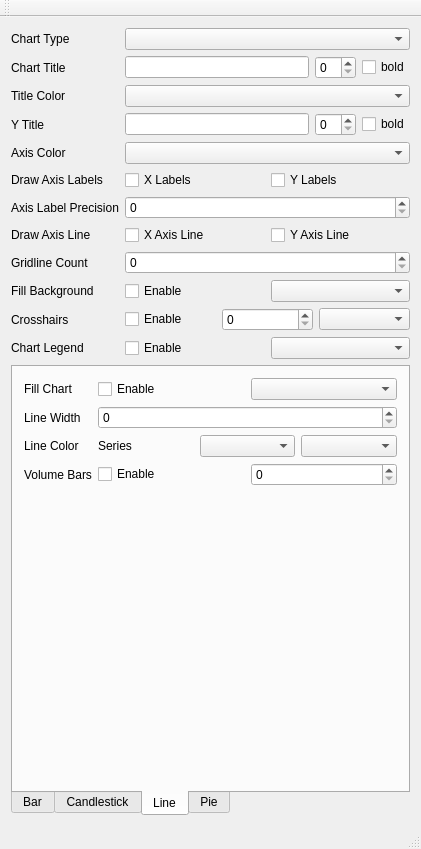
<?xml version="1.0" encoding="UTF-8"?>
<ui version="4.0">
 <class>MainWindow</class>
 <widget class="QMainWindow" name="MainWindow">
  <property name="geometry">
   <rect>
    <x>0</x>
    <y>0</y>
    <width>421</width>
    <height>849</height>
   </rect>
  </property>
  <property name="windowTitle">
   <string>PSS Charts</string>
  </property>
  <widget class="QWidget" name="centralWidget">
   <layout class="QGridLayout" name="gridLayout">
    <item row="0" column="1">
     <layout class="QHBoxLayout" name="hlayoutMain">
      <item>
       <layout class="QGridLayout" name="chartLayout"/>
      </item>
     </layout>
    </item>
    <item row="0" column="0">
     <layout class="QFormLayout" name="formLayout">
      <item row="0" column="0">
       <widget class="QLabel" name="label_12">
        <property name="text">
         <string>Chart Type</string>
        </property>
       </widget>
      </item>
      <item row="0" column="1">
       <widget class="QComboBox" name="comboBoxChartType"/>
      </item>
      <item row="1" column="0">
       <widget class="QLabel" name="label">
        <property name="text">
         <string>Chart Title</string>
        </property>
       </widget>
      </item>
      <item row="1" column="1">
       <layout class="QHBoxLayout" name="horizontalLayout_6">
        <item>
         <widget class="QLineEdit" name="lineeditChartTitle"/>
        </item>
        <item>
         <widget class="QSpinBox" name="spinboxTitleFontSize"/>
        </item>
        <item>
         <widget class="QCheckBox" name="checkboxChartTitleBold">
          <property name="text">
           <string>bold</string>
          </property>
         </widget>
        </item>
       </layout>
      </item>
      <item row="2" column="0">
       <widget class="QLabel" name="label_2">
        <property name="text">
         <string>Title Color</string>
        </property>
       </widget>
      </item>
      <item row="2" column="1">
       <widget class="QComboBox" name="comboboxChartTitleColor"/>
      </item>
      <item row="3" column="0">
       <widget class="QLabel" name="labelYTitle">
        <property name="text">
         <string>Y Title</string>
        </property>
       </widget>
      </item>
      <item row="3" column="1">
       <layout class="QHBoxLayout" name="horizontalLayoutYTitle">
        <item>
         <widget class="QLineEdit" name="lineeditYTitle"/>
        </item>
        <item>
         <widget class="QSpinBox" name="spinboxYTitleFontSize"/>
        </item>
        <item>
         <widget class="QCheckBox" name="checkboxYTitleBold">
          <property name="text">
           <string>bold</string>
          </property>
         </widget>
        </item>
       </layout>
      </item>
      <item row="4" column="0">
       <widget class="QLabel" name="label_3">
        <property name="text">
         <string>Axis Color</string>
        </property>
       </widget>
      </item>
      <item row="4" column="1">
       <widget class="QComboBox" name="comboboxYTitleColor"/>
      </item>
      <item row="5" column="0">
       <widget class="QLabel" name="labelDrawAxisLabels">
        <property name="text">
         <string>Draw Axis Labels</string>
        </property>
       </widget>
      </item>
      <item row="5" column="1">
       <layout class="QHBoxLayout" name="horizontalLayoutAxisLabels">
        <item>
         <widget class="QCheckBox" name="checkboxDrawXTitle">
          <property name="text">
           <string>X Labels</string>
          </property>
         </widget>
        </item>
        <item>
         <widget class="QCheckBox" name="checkboxDrawYTitle">
          <property name="text">
           <string>Y Labels</string>
          </property>
         </widget>
        </item>
       </layout>
      </item>
      <item row="6" column="0">
       <widget class="QLabel" name="label_10">
        <property name="text">
         <string>Axis Label Precision</string>
        </property>
       </widget>
      </item>
      <item row="6" column="1">
       <widget class="QSpinBox" name="spinboxYLabelPrecision"/>
      </item>
      <item row="7" column="0">
       <widget class="QLabel" name="labelDrawAxisLine">
        <property name="text">
         <string>Draw Axis Line</string>
        </property>
       </widget>
      </item>
      <item row="7" column="1">
       <layout class="QHBoxLayout" name="horizontalLayoutDrawAxisLine">
        <item>
         <widget class="QCheckBox" name="checkboxDrawXAxisLine">
          <property name="text">
           <string>X Axis Line</string>
          </property>
         </widget>
        </item>
        <item>
         <widget class="QCheckBox" name="checkBoxDrawYAxisLine">
          <property name="text">
           <string>Y Axis Line</string>
          </property>
         </widget>
        </item>
       </layout>
      </item>
      <item row="8" column="0">
       <widget class="QLabel" name="labelGridlineCount">
        <property name="text">
         <string>Gridline Count</string>
        </property>
       </widget>
      </item>
      <item row="8" column="1">
       <widget class="QSpinBox" name="spinboxGridlines"/>
      </item>
      <item row="9" column="0">
       <widget class="QLabel" name="label_9">
        <property name="text">
         <string>Fill Background</string>
        </property>
       </widget>
      </item>
      <item row="9" column="1">
       <layout class="QHBoxLayout" name="horizontalLayout_5">
        <item>
         <widget class="QCheckBox" name="checkboxFillBackground">
          <property name="text">
           <string>Enable</string>
          </property>
         </widget>
        </item>
        <item>
         <widget class="QComboBox" name="comboboxBgColor"/>
        </item>
       </layout>
      </item>
      <item row="11" column="0">
       <widget class="QLabel" name="label_11">
        <property name="text">
         <string>Crosshairs</string>
        </property>
       </widget>
      </item>
      <item row="11" column="1">
       <layout class="QHBoxLayout" name="horizontalLayout_8">
        <item>
         <widget class="QCheckBox" name="checkboxCrosshairs">
          <property name="text">
           <string>Enable</string>
          </property>
         </widget>
        </item>
        <item>
         <widget class="QSpinBox" name="spinboxCrosshairWidth"/>
        </item>
        <item>
         <widget class="QComboBox" name="comboboxCrosshairColor"/>
        </item>
       </layout>
      </item>
      <item row="12" column="0">
       <widget class="QLabel" name="label_4">
        <property name="text">
         <string>Chart Legend</string>
        </property>
       </widget>
      </item>
      <item row="12" column="1">
       <layout class="QHBoxLayout" name="horizontalLayout_2">
        <item>
         <widget class="QCheckBox" name="checkboxChartLegend">
          <property name="text">
           <string>Enable</string>
          </property>
         </widget>
        </item>
        <item>
         <widget class="QComboBox" name="comboboxChartLegend"/>
        </item>
       </layout>
      </item>
      <item row="13" column="0" colspan="2">
       <widget class="QTabWidget" name="tabWidget">
        <property name="tabPosition">
         <enum>QTabWidget::South</enum>
        </property>
        <property name="currentIndex">
         <number>2</number>
        </property>
        <widget class="QWidget" name="tabBar">
         <attribute name="title">
          <string>Bar</string>
         </attribute>
         <layout class="QFormLayout" name="formLayout_4">
          <item row="0" column="0">
           <widget class="QLabel" name="label_19">
            <property name="text">
             <string>Bar Color</string>
            </property>
           </widget>
          </item>
          <item row="0" column="1">
           <layout class="QHBoxLayout" name="horizontalLayout_14">
            <item>
             <widget class="QCheckBox" name="checkboxBarColor">
              <property name="text">
               <string>Enable</string>
              </property>
             </widget>
            </item>
            <item>
             <widget class="QComboBox" name="comboboxBarColor"/>
            </item>
           </layout>
          </item>
          <item row="1" column="0">
           <widget class="QLabel" name="label_22">
            <property name="text">
             <string>Bar Width</string>
            </property>
           </widget>
          </item>
          <item row="1" column="1">
           <widget class="QSpinBox" name="spinboxBarWidth"/>
          </item>
          <item row="2" column="0">
           <widget class="QLabel" name="label_21">
            <property name="text">
             <string>Bar Outline</string>
            </property>
           </widget>
          </item>
          <item row="2" column="1">
           <layout class="QHBoxLayout" name="horizontalLayout_15">
            <item>
             <widget class="QCheckBox" name="checkboxBarLine">
              <property name="text">
               <string>Enable</string>
              </property>
             </widget>
            </item>
            <item>
             <widget class="QComboBox" name="comboboxBarLineColor"/>
            </item>
           </layout>
          </item>
          <item row="3" column="0">
           <widget class="QLabel" name="label_20">
            <property name="text">
             <string>Line Width</string>
            </property>
           </widget>
          </item>
          <item row="3" column="1">
           <widget class="QSpinBox" name="spinboxBarLineWidth"/>
          </item>
          <item row="4" column="0">
           <widget class="QLabel" name="label_23">
            <property name="text">
             <string>Highlight Bar</string>
            </property>
           </widget>
          </item>
          <item row="4" column="1">
           <layout class="QHBoxLayout" name="horizontalLayout_16">
            <item>
             <widget class="QCheckBox" name="checkboxHighlightBar">
              <property name="text">
               <string>Enable</string>
              </property>
             </widget>
            </item>
            <item>
             <widget class="QComboBox" name="comboboxHighlightBar"/>
            </item>
           </layout>
          </item>
          <item row="5" column="0">
           <widget class="QLabel" name="label_24">
            <property name="text">
             <string>Highlight Outline</string>
            </property>
           </widget>
          </item>
          <item row="5" column="1">
           <layout class="QHBoxLayout" name="horizontalLayout_17">
            <item>
             <widget class="QCheckBox" name="checkboxHighlightLine">
              <property name="text">
               <string>Enable</string>
              </property>
             </widget>
            </item>
            <item>
             <widget class="QComboBox" name="comboboxHighlightLine"/>
            </item>
           </layout>
          </item>
         </layout>
        </widget>
        <widget class="QWidget" name="tabCandle">
         <attribute name="title">
          <string>Candlestick</string>
         </attribute>
         <layout class="QFormLayout" name="formLayout_3">
          <item row="0" column="0">
           <widget class="QLabel" name="label_13">
            <property name="text">
             <string>OHLC Display</string>
            </property>
           </widget>
          </item>
          <item row="0" column="1">
           <layout class="QHBoxLayout" name="horizontalLayout_12">
            <item>
             <widget class="QCheckBox" name="checkBoxOHLCDisplay">
              <property name="text">
               <string>Enable</string>
              </property>
             </widget>
            </item>
            <item>
             <spacer name="horizontalSpacer">
              <property name="orientation">
               <enum>Qt::Horizontal</enum>
              </property>
              <property name="sizeHint" stdset="0">
               <size>
                <width>40</width>
                <height>20</height>
               </size>
              </property>
             </spacer>
            </item>
            <item>
             <widget class="QSpinBox" name="spinboxOHLCFontSize"/>
            </item>
            <item>
             <widget class="QCheckBox" name="checkboxOHLCBold">
              <property name="text">
               <string>bold</string>
              </property>
             </widget>
            </item>
           </layout>
          </item>
          <item row="1" column="0">
           <widget class="QLabel" name="label_26">
            <property name="text">
             <string>Candle Body</string>
            </property>
           </widget>
          </item>
          <item row="1" column="1">
           <layout class="QHBoxLayout" name="horizontalLayout_11">
            <item>
             <widget class="QCheckBox" name="checkBoxCandleFill">
              <property name="text">
               <string>Enable</string>
              </property>
             </widget>
            </item>
            <item>
             <widget class="QComboBox" name="comboBoxUpCandleFillColor"/>
            </item>
            <item>
             <widget class="QComboBox" name="comboBoxDownCandleFillColor"/>
            </item>
           </layout>
          </item>
          <item row="2" column="0">
           <widget class="QLabel" name="label_14">
            <property name="text">
             <string>Candle Borders</string>
            </property>
           </widget>
          </item>
          <item row="2" column="1">
           <layout class="QHBoxLayout" name="horizontalLayout_10">
            <item>
             <widget class="QCheckBox" name="checkBoxBorderColor">
              <property name="text">
               <string>Enable</string>
              </property>
             </widget>
            </item>
            <item>
             <widget class="QComboBox" name="comboBoxUpBorderColor"/>
            </item>
            <item>
             <widget class="QComboBox" name="comboBoxDownBorderColor"/>
            </item>
           </layout>
          </item>
          <item row="3" column="0">
           <widget class="QLabel" name="label_15">
            <property name="text">
             <string>Candle Wick</string>
            </property>
           </widget>
          </item>
          <item row="4" column="0">
           <widget class="QLabel" name="label_16">
            <property name="text">
             <string>Candle Dash</string>
            </property>
           </widget>
          </item>
          <item row="3" column="1">
           <layout class="QHBoxLayout" name="horizontalLayout_9">
            <item>
             <widget class="QCheckBox" name="checkBoxWickColor">
              <property name="text">
               <string>Enable</string>
              </property>
             </widget>
            </item>
            <item>
             <widget class="QComboBox" name="comboBoxUpWickColor"/>
            </item>
            <item>
             <widget class="QComboBox" name="comboBoxDownWickColor"/>
            </item>
           </layout>
          </item>
          <item row="4" column="1">
           <layout class="QHBoxLayout" name="horizontalLayout_13">
            <item>
             <widget class="QCheckBox" name="checkboxCandleDash">
              <property name="text">
               <string>Enable</string>
              </property>
             </widget>
            </item>
            <item>
             <widget class="QComboBox" name="comboBoxUpCandleDashColor"/>
            </item>
            <item>
             <widget class="QComboBox" name="comboBoxDownCandleDashColor"/>
            </item>
           </layout>
          </item>
          <item row="5" column="0">
           <widget class="QLabel" name="label_17">
            <property name="text">
             <string>Candle Width</string>
            </property>
           </widget>
          </item>
          <item row="5" column="1">
           <widget class="QSpinBox" name="spinboxCandleWidth"/>
          </item>
          <item row="6" column="0">
           <widget class="QLabel" name="label_18">
            <property name="text">
             <string>Line Width</string>
            </property>
           </widget>
          </item>
          <item row="6" column="1">
           <widget class="QSpinBox" name="spinboxCandleLineWidth"/>
          </item>
          <item row="7" column="0">
           <widget class="QLabel" name="label_25">
            <property name="text">
             <string>Volume Bars</string>
            </property>
           </widget>
          </item>
          <item row="7" column="1">
           <layout class="QHBoxLayout" name="horizontalLayout_18">
            <item>
             <widget class="QCheckBox" name="checkboxCandleVolumeBar">
              <property name="text">
               <string>Enable</string>
              </property>
             </widget>
            </item>
            <item>
             <widget class="QComboBox" name="comboboxCandleVolumeBar"/>
            </item>
           </layout>
          </item>
         </layout>
        </widget>
        <widget class="QWidget" name="tabLine">
         <attribute name="title">
          <string>Line</string>
         </attribute>
         <layout class="QFormLayout" name="formLayout_2">
          <item row="0" column="0">
           <widget class="QLabel" name="label_5">
            <property name="text">
             <string>Fill Chart</string>
            </property>
           </widget>
          </item>
          <item row="0" column="1">
           <layout class="QHBoxLayout" name="horizontalLayout_4">
            <item>
             <widget class="QCheckBox" name="checkboxFillChart">
              <property name="text">
               <string>Enable</string>
              </property>
             </widget>
            </item>
            <item>
             <widget class="QComboBox" name="comboboxChartFillColor"/>
            </item>
           </layout>
          </item>
          <item row="1" column="0">
           <widget class="QLabel" name="label_6">
            <property name="text">
             <string>Line Width</string>
            </property>
           </widget>
          </item>
          <item row="1" column="1">
           <widget class="QSpinBox" name="spinboxLineWidth"/>
          </item>
          <item row="2" column="0">
           <widget class="QLabel" name="label_8">
            <property name="text">
             <string>Line Color</string>
            </property>
           </widget>
          </item>
          <item row="2" column="1">
           <layout class="QHBoxLayout" name="horizontalLayout_19">
            <item>
             <widget class="QLabel" name="label_25">
              <property name="text">
               <string>Series</string>
              </property>
             </widget>
            </item>
            <item>
             <widget class="QComboBox" name="comboboxSeriesLineColor"/>
            </item>
            <item>
             <widget class="QComboBox" name="comboboxLineColor"/>
            </item>
           </layout>
          </item>
          <item row="3" column="0">
           <widget class="QLabel" name="label_27">
            <property name="text">
             <string>Volume Bars</string>
            </property>
           </widget>
          </item>
          <item row="3" column="1">
           <layout class="QHBoxLayout" name="horizontalLayout_19">
            <item>
             <widget class="QCheckBox" name="checkboxLineVolumeBar">
              <property name="text">
               <string>Enable</string>
              </property>
             </widget>
            </item>
            <item>
             <widget class="QSpinBox" name="spinboxLineVolumeBar"/>
            </item>
           </layout>
          </item>
         </layout>
        </widget>
        <widget class="QWidget" name="tabPie">
         <attribute name="title">
          <string>Pie</string>
         </attribute>
         <layout class="QFormLayout" name="formLayout_5">
          <item row="0" column="0">
           <widget class="QLabel" name="label_19">
            <property name="text">
             <string>Chart Size</string>
            </property>
           </widget>
          </item>
          <item row="0" column="1">
           <widget class="QSpinBox" name="spinboxPieSize"/>
          </item>
          <item row="1" column="0">
           <widget class="QLabel" name="label_21">
            <property name="text">
             <string>Starting Angle</string>
            </property>
           </widget>
          </item>
          <item row="1" column="1">
           <widget class="QSpinBox" name="spinboxPieAngle"/>
          </item>
          <item row="2" column="0">
           <widget class="QLabel" name="label_45">
            <property name="text">
             <string>Outline</string>
            </property>
           </widget>
          </item>
          <item row="2" column="1">
           <layout class="QHBoxLayout" name="horizontalLayout_29">
            <item>
             <widget class="QSpinBox" name="spinboxPieOutline"/>
            </item>
            <item>
             <widget class="QComboBox" name="comboboxPieOutline"/>
            </item>
           </layout>
          </item>
          <item row="3" column="0">
           <widget class="QLabel" name="label_20">
            <property name="text">
             <string>Donut Hole</string>
            </property>
           </widget>
          </item>
          <item row="3" column="1">
           <layout class="QHBoxLayout" name="horizontalLayout_14">
            <item>
             <widget class="QCheckBox" name="checkboxPieDonut">
              <property name="text">
               <string>Enable</string>
              </property>
             </widget>
            </item>
            <item>
             <widget class="QSpinBox" name="spinboxPieDonut"/>
            </item>
           </layout>
          </item>
          <item row="4" column="0">
           <widget class="QLabel" name="label_46">
            <property name="text">
             <string>Slice Label</string>
            </property>
           </widget>
          </item>
          <item row="4" column="1">
           <widget class="QComboBox" name="comboboxPieLabel">
            <property name="currentIndex">
             <number>4</number>
            </property>
            <item>
             <property name="text">
              <string>None</string>
             </property>
            </item>
            <item>
             <property name="text">
              <string>Label</string>
             </property>
            </item>
            <item>
             <property name="text">
              <string>Value</string>
             </property>
            </item>
            <item>
             <property name="text">
              <string>Percentage</string>
             </property>
            </item>
            <item>
             <property name="text">
              <string>Label and Value</string>
             </property>
            </item>
            <item>
             <property name="text">
              <string>Label and Percentage</string>
             </property>
            </item>
           </widget>
          </item>
          <item row="5" column="0">
           <widget class="QLabel" name="label_47">
            <property name="text">
             <string>Label Spacing</string>
            </property>
           </widget>
          </item>
          <item row="5" column="1">
           <layout class="QHBoxLayout" name="horizontalLayout_30">
            <item>
             <widget class="QLabel" name="label_25">
              <property name="text">
               <string>X:</string>
              </property>
             </widget>
            </item>
            <item>
             <widget class="QDoubleSpinBox" name="doublespinboxPieLabelX"/>
            </item>
            <item>
             <widget class="QLabel" name="label_27">
              <property name="text">
               <string>Y:</string>
              </property>
             </widget>
            </item>
            <item>
             <widget class="QDoubleSpinBox" name="doublespinboxPieLabelY"/>
            </item>
           </layout>
          </item>
          <item row="6" column="0">
           <widget class="QLabel" name="label_32">
            <property name="text">
             <string>Pie Slice</string>
            </property>
           </widget>
          </item>
          <item row="6" column="1">
           <widget class="QComboBox" name="comboboxPieSlice"/>
          </item>
          <item row="7" column="0">
           <widget class="QLabel" name="label_28">
            <property name="text">
             <string>Slice Color</string>
            </property>
           </widget>
          </item>
          <item row="7" column="1">
           <layout class="QHBoxLayout" name="horizontalLayout_18">
            <item>
             <widget class="QLabel" name="label_30">
              <property name="text">
               <string>R:</string>
              </property>
             </widget>
            </item>
            <item>
             <widget class="QSpinBox" name="spinboxPieRed">
              <property name="maximum">
               <number>255</number>
              </property>
             </widget>
            </item>
            <item>
             <widget class="QLabel" name="label_31">
              <property name="text">
               <string>G:</string>
              </property>
             </widget>
            </item>
            <item>
             <widget class="QSpinBox" name="spinboxPieGreen">
              <property name="maximum">
               <number>255</number>
              </property>
             </widget>
            </item>
            <item>
             <widget class="QLabel" name="label_29">
              <property name="text">
               <string>B:</string>
              </property>
             </widget>
            </item>
            <item>
             <widget class="QSpinBox" name="spinboxPieBlue">
              <property name="maximum">
               <number>255</number>
              </property>
             </widget>
            </item>
           </layout>
          </item>
          <item row="8" column="0">
           <widget class="QLabel" name="label_33">
            <property name="text">
             <string>Highlight Slice</string>
            </property>
           </widget>
          </item>
          <item row="8" column="1">
           <layout class="QHBoxLayout" name="horizontalLayout_19">
            <item>
             <widget class="QCheckBox" name="checkboxPieHighlight">
              <property name="text">
               <string>Enable</string>
              </property>
             </widget>
            </item>
            <item>
             <widget class="QComboBox" name="comboboxPieHighlight"/>
            </item>
           </layout>
          </item>
          <item row="9" column="1">
           <layout class="QHBoxLayout" name="horizontalLayout_20">
            <item>
             <widget class="QCheckBox" name="checkboxPieHighlightOutline">
              <property name="text">
               <string>Enable</string>
              </property>
             </widget>
            </item>
            <item>
             <widget class="QComboBox" name="comboboxPieHighlightOutline"/>
            </item>
           </layout>
          </item>
          <item row="9" column="0">
           <widget class="QLabel" name="label_34">
            <property name="text">
             <string>Highlight Outline</string>
            </property>
           </widget>
          </item>
         </layout>
        </widget>
       </widget>
      </item>
     </layout>
    </item>
   </layout>
  </widget>
  <widget class="QMenuBar" name="menuBar">
   <property name="geometry">
    <rect>
     <x>0</x>
     <y>0</y>
     <width>421</width>
     <height>22</height>
    </rect>
   </property>
  </widget>
  <widget class="QToolBar" name="mainToolBar">
   <attribute name="toolBarArea">
    <enum>TopToolBarArea</enum>
   </attribute>
   <attribute name="toolBarBreak">
    <bool>false</bool>
   </attribute>
  </widget>
  <widget class="QStatusBar" name="statusBar"/>
 </widget>
 <layoutdefault spacing="6" margin="11"/>
 <resources/>
 <connections/>
</ui>
